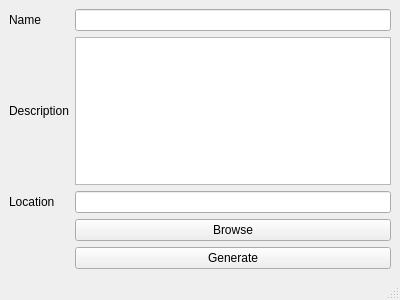
<?xml version="1.0" encoding="UTF-8"?>
<ui version="4.0">
 <class>Figure_10_Output_Field_View</class>
 <widget class="QMainWindow" name="Figure_10_Output_Field_View">
  <property name="geometry">
   <rect>
    <x>0</x>
    <y>0</y>
    <width>400</width>
    <height>300</height>
   </rect>
  </property>
  <property name="windowTitle">
   <string>MainWindow</string>
  </property>
  <widget class="QWidget" name="centralwidget">
   <layout class="QGridLayout" name="gridLayout">
    <item row="0" column="0">
     <widget class="QLabel" name="label">
      <property name="text">
       <string>Name</string>
      </property>
      <property name="buddy">
       <cstring>lineEdit</cstring>
      </property>
     </widget>
    </item>
    <item row="0" column="1">
     <widget class="QLineEdit" name="lineEdit"/>
    </item>
    <item row="1" column="0">
     <widget class="QLabel" name="label_2">
      <property name="text">
       <string>Description</string>
      </property>
      <property name="buddy">
       <cstring>textEdit_2</cstring>
      </property>
     </widget>
    </item>
    <item row="1" column="1">
     <widget class="QTextEdit" name="textEdit_2">
      <property name="toolTip">
       <string>&lt;html&gt;&lt;head/&gt;&lt;body&gt;&lt;p&gt;Name&lt;/p&gt;&lt;/body&gt;&lt;/html&gt;</string>
      </property>
     </widget>
    </item>
    <item row="2" column="0">
     <widget class="QLabel" name="label_3">
      <property name="text">
       <string>Location</string>
      </property>
      <property name="buddy">
       <cstring>lineEdit_2</cstring>
      </property>
     </widget>
    </item>
    <item row="2" column="1">
     <widget class="QLineEdit" name="lineEdit_2"/>
    </item>
    <item row="3" column="1">
     <widget class="QPushButton" name="pushButton">
      <property name="text">
       <string>Browse</string>
      </property>
     </widget>
    </item>
    <item row="4" column="1">
     <widget class="QPushButton" name="pushButton_2">
      <property name="text">
       <string>Generate</string>
      </property>
     </widget>
    </item>
   </layout>
  </widget>
  <widget class="QStatusBar" name="statusbar"/>
 </widget>
 <resources/>
 <connections/>
</ui>
